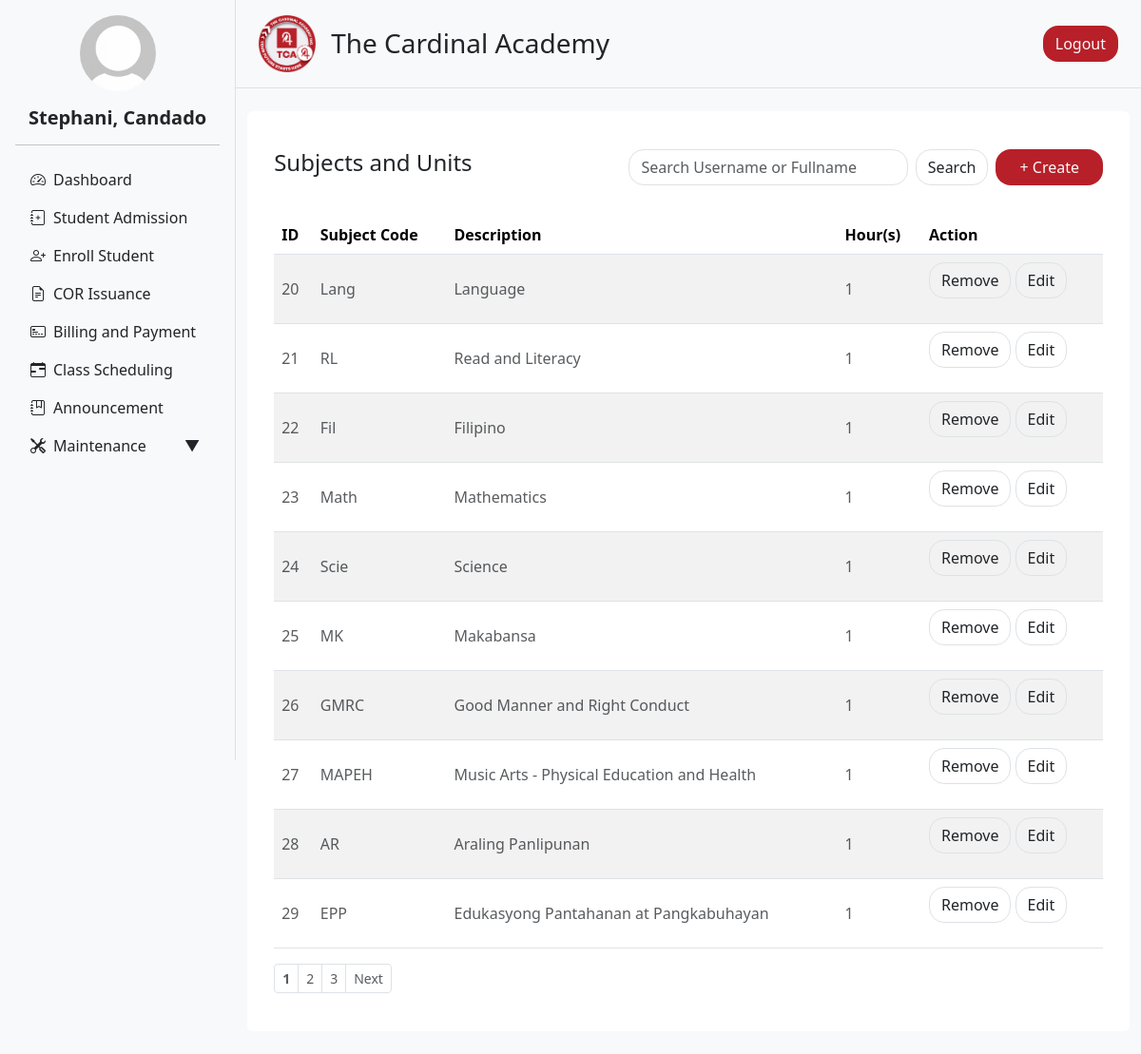
The page /admin/subject_unit.php (signed in) on the database its author committed.
### tables this page shows
CREATE TABLE `subjects` (
  `id` int(11) NOT NULL,
  `subject_code` varchar(20) NOT NULL,
  `description` varchar(255) NOT NULL,
  `grade_level` varchar(10) NOT NULL,
  `hours` int(11) NOT NULL
);

### admin/user_info.php (called while the page is built, shortened)
<?php
include '../db_connection.php';
function getUserInfo() {
    global $conn;
    $user_id = $_SESSION['user_id'];
    $sql = "SELECT first_name, last_name, profile FROM users WHERE user_id = ?";
    $stmt = $conn->prepare($sql);
    $stmt->bind_param("i", $user_id);
    $stmt->execute();
    $result = $stmt->get_result();
    $user = $result->fetch_assoc();
    $full_name = htmlspecialchars($user['first_name'] . ', ' . $user['last_name']);
    $profile_image = !empty($user['profile'])
        ? '../static/uploads/' . htmlspecialchars($user['profile'])
        : '../static/uploads/default_profile.jpg';
    return [
        'full_name' => $full_name,
        'profile_image' => $profile_image
    ];
}
?>

### admin/subject_unit.php (the view, shortened to what this page needs)
<?php include '../db_connection.php'; ?>
<?php
$limit = 10;
$page = isset($_GET['page']) && is_numeric($_GET['page']) ? (int) $_GET['page'] : 1;
$search = isset($_GET['search']) ? trim($_GET['search']) : '';
$offset = ($page - 1) * $limit;
$count_query = "SELECT COUNT(*) as total FROM subjects
                WHERE subject_code LIKE '%$search%'
                OR description LIKE '%$search%'
                OR grade_level LIKE '%$search%'";
$count_result = mysqli_query($conn, $count_query);
$total = mysqli_fetch_assoc($count_result)['total'];
$total_pages = ceil($total / $limit);
$query = "SELECT id, subject_code, description, grade_level, hours
          FROM subjects
          WHERE subject_code LIKE '%$search%'
            OR description LIKE '%$search%'
            OR grade_level LIKE '%$search%'
          ORDER BY grade_level ASC
          LIMIT $limit OFFSET $offset";
$result = mysqli_query($conn, $query);
?>
<!DOCTYPE html>
<html lang="en">
<head>
  <?php include 'header.php'; ?>
</head>
<body>
<div class="d-flex flex-row bg-light">
  <?php include 'navigation.php'; ?>
  <div class="content flex-grow-1">
    <?php include 'nav_top.php'; ?>
    <div class="container my-4">
      <div class="row g-4">
        <div class="col-12">
          <div class="rounded p-3 bg-white">
            <div class="container my-4">
              <div class="row mb-3">
                <div class="col-12 col-md-5">
                  <h4>Subjects and Units</h4>
                </div>
                <div class="col-12 col-md-7 d-flex justify-content-between align-items-center flex-wrap gap-2">
                  <form method="GET" action="" class="flex-grow-1">
                    <div class="input-group">
                        <input
                        class="form-control rounded rounded-4"
                        type="text"
                        name="search"
                        value="<?= htmlspecialchars($search ?? '') ?>"
                        placeholder="Search Username or Fullname"
                        >
                        <button class="btn border ms-2 rounded rounded-4" type="submit">Search</button>
                    </div>
                   </form>
                  <a href="create_subjects.php?nav_drop=true" class="btn bg-main text-light rounded rounded-4 px-4">
                    + Create
                </a>
                </div>
                <div class="col-12 pt-3">
                </div>
              </div>
              <div class="table-responsive">
                <table class="table table-striped" style="cursor: pointer">
                  <thead>
                    <tr>
                        <th>ID</th>
                        <th>Subject Code</th>
                        <th>Description</th>
                        <th>Hour(s)</th>
                        <th>Action</th>
                    </tr>
                    </thead>
                    <tbody>
                    <?php if (mysqli_num_rows($result) > 0): ?>
                        <?php while ($row = mysqli_fetch_assoc($result)): ?>
                        <tr class="clickable-row" data-id="<?= $row['id'] ?>">
                            <td><p class="text-muted pt-3 pb-3 mb-0"><?= htmlspecialchars($row['id']) ?></p></td>
                            <td><p class="text-muted pt-3 pb-3 mb-0"><?= htmlspecialchars($row['subject_code']) ?></p></td>
                            <td><p class="text-muted pt-3 pb-3 mb-0"><?= htmlspecialchars($row['description']) ?></p></td>
                            <td><p class="text-muted pt-3 pb-3 mb-0"><?= htmlspecialchars($row['hours']) ?></p></td>
                            <td>
                            <a href="delete_subject.php?id=<?= urlencode($row['id']) ?>&nav_drop=true"
                            class="btn border rounded rounded-4"
                            onclick="return confirm('Are you sure you want to delete this subject?');">
                            Remove
                            </a>
                           <a href="edit_subject.php?id=<?= urlencode($row['id']) ?>&nav_drop=true"
                            class="btn border rounded rounded-4">
                            Edit
                            </a>
                            </td>
                        </tr>
                        <?php endwhile; ?>
                    <?php else: ?>
                        <tr>
                        <td colspan="6"><p class="text-muted text-center pt-3 pb-3 mb-0">No subject data available</p></td>
                        </tr>
                    <?php endif; ?>
                    </tbody>
                </table>
              </div>
                <?php if ($total_pages > 1): ?>
                <nav aria-label="Page navigation">
                    <ul class="pagination justify-content-start pagination-sm">
                    <?php
                        $max_links = 5;
                        $start = max(1, $page - floor($max_links / 2));
                        $end = min($total_pages, $start + $max_links - 1);
                        if ($end - $start < $max_links - 1) {
                        $start = max(1, $end - $max_links + 1);
                        }
                    ?>
                    <?php for ($i = $start; $i <= $end; $i++): ?>
                        <li class="page-item">
                        <a class="page-link text-muted <?= $i == $page ? 'fw-bold' : '' ?>" href="?search=<?= urlencode($search) ?>&page=<?= $i ?>&nav_drop=true"><?= $i ?></a>
                        </li>
                    <?php endfor; ?>
                    <?php if ($page < $total_pages): ?>
                        <li class="page-item">
                        <a class="page-link text-muted" href="?search=<?= urlencode($search) ?>&page=<?= $page + 1 ?>&nav_drop=true">Next</a>
                        </li>
                    <?php endif; ?>
                    </ul>
                </nav>
                <?php endif; ?>
            </div>
          </div>
        </div>
      </div>
    </div>
  </div>
</div>
</body>
</html>

### static/css/styles.css (style rules this page uses)
.content { width: 80%; }

### static/css/landing.css (style rules this page uses)
.bg-main { background-color: #b72029; }
body { margin: 0; padding: 0; height: 100%; }

### rows shown on the page
subjects: id "20", subject_code "Lang", description "Language", hours "1"
subjects: id "21", subject_code "RL", description "Read and Literacy", hours "1"
subjects: id "22", subject_code "Fil", description "Filipino", hours "1"
subjects: id "23", subject_code "Math", description "Mathematics", hours "1"
subjects: id "24", subject_code "Scie", description "Science", hours "1"
subjects: id "25", subject_code "MK", description "Makabansa", hours "1"
subjects: id "26", subject_code "GMRC", description "Good Manner and Right Conduct", hours "1"
subjects: id "27", subject_code "MAPEH", description "Music Arts - Physical Education and Health", hours "1"
subjects: id "28", subject_code "AR", description "Araling Panlipunan", hours "1"
subjects: id "29", subject_code "EPP", description "Edukasyong Pantahanan at Pangkabuhayan", hours "1"

### other values the page prints
$full_name "Stephani, Candado"
